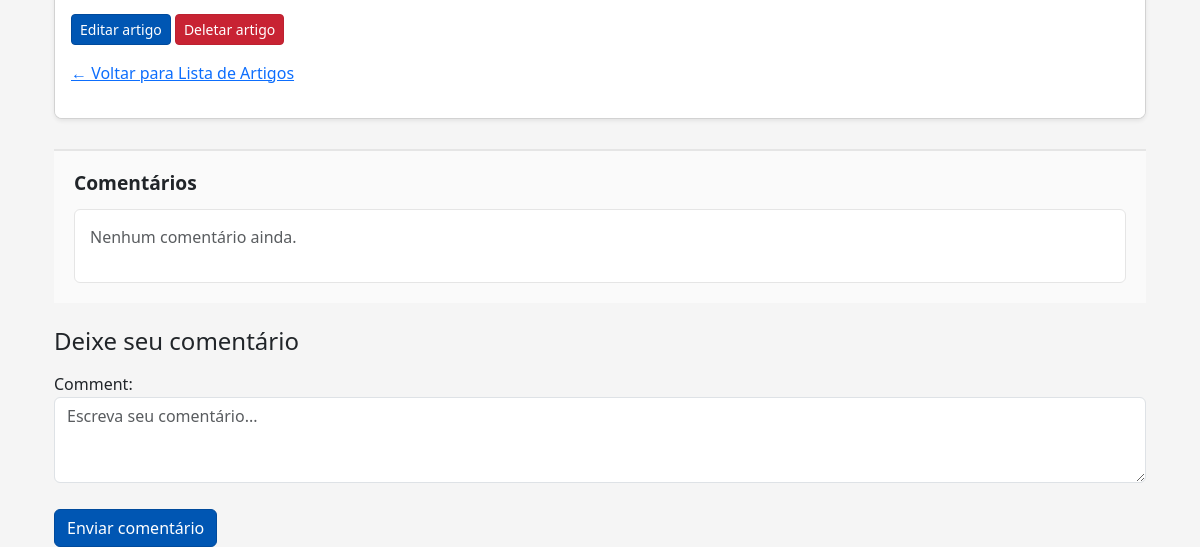
Page /articles/2/ (signed in, lower part) on the earlier database version.
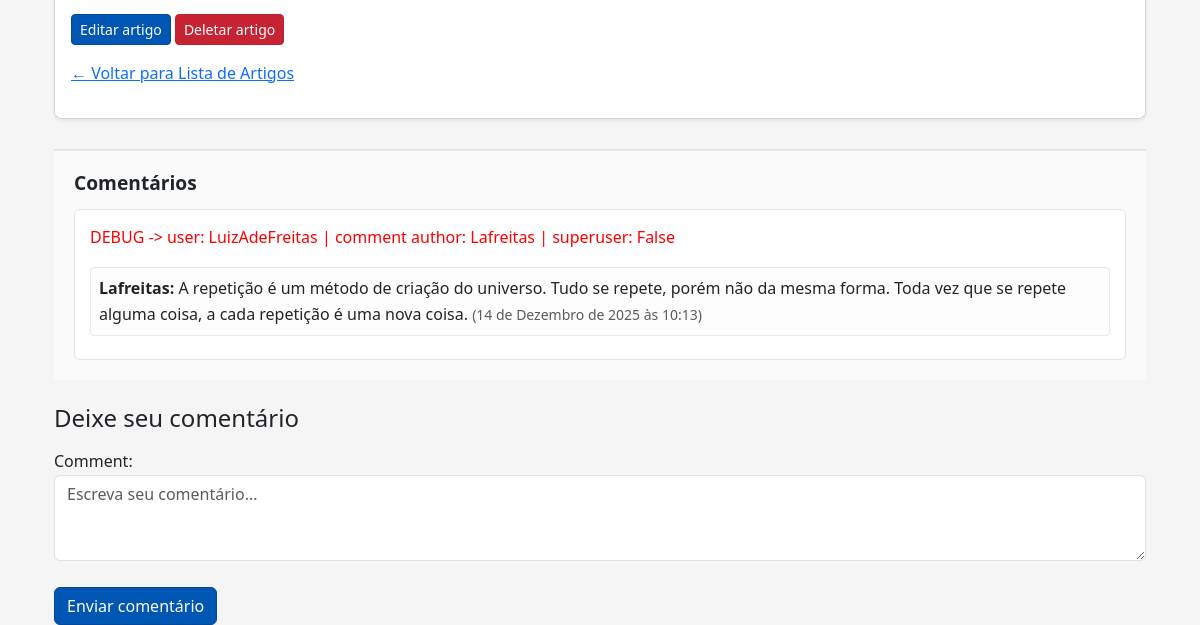
Same page on the later database version.
### articles/models.py (models this page shows, shortened)
class Comment(models.Model):
    article = models.ForeignKey(
        Article,
        related_name='comments',
        on_delete=models.CASCADE
    )
    author = models.ForeignKey(
        get_user_model(),
        on_delete=models.CASCADE
    )
    comment = models.TextField()  # texto do comentário
    date = models.DateTimeField(auto_now_add=True)

### users/models.py (models this page shows)
class CustomUser(AbstractUser):
    age = models.PositiveIntegerField(null=True, blank=True)

### articles/views.py (the view, shortened to what this page needs)
# urls.py: path('<int:pk>/', ArticleDetailView.as_view(), name='article_detail'), # URL pattern for article detail view
class ArticleDetailView(LoginRequiredMixin, DetailView):
    model = Article
    template_name = 'article_detail.html' # specify your template name/location
    login_url = '/accounts/login/'  # redirect to login if not authenticated
    def get_context_data(self, **kwargs):
        context = super().get_context_data(**kwargs)
        context["form"] = CommentForm()
        return context

### articles/forms.py
class CommentForm(forms.ModelForm):
    class Meta:
        model = Comment
        fields = ("comment",)
        widgets = {
            "comment": forms.Textarea(attrs={
                "class": "form-control",
                "rows": 3,
                "placeholder": "Escreva seu comentário..."
            })
        }

### templates/article_detail.html (shortened to what this page needs)
{% extends "base.html" %}
{% load static %}
{% block content %}
<div class="container mt-4">
    <div class="card mb-4 shadow-sm">
        <div class="card-body">
            <div class="mt-3">
                <a href="{% url 'article_edit' object.pk %}" class="btn btn-primary btn-sm">Editar artigo</a>
                <a href="{% url 'article_delete' object.pk %}" class="btn btn-danger btn-sm">Deletar artigo</a>
            </div>
            <p class="mt-3">
                <a href="{% url 'article_list' %}">← Voltar para Lista de Artigos</a>
            </p>
        </div>
    </div>
    <div class="comments-section">
        <h4 class="comments-title">Comentários</h4>
        <div class="comments-list">
            {% if object.comments.count == 0 %}
                <p class="text-muted">Nenhum comentário ainda.</p>
            {% endif %}
            {% for comment in object.comments.all %}
                <p style="color:red;">
                    DEBUG -> user: {{ user }} | comment author: {{ comment.author }} |
                    superuser: {{ user.is_superuser }}
                </p>
                <div class="comment-item mb-2 p-2">
                    <strong>{{ comment.author }}:</strong>
                    <span>{{ comment.comment }}</span>
                    <small class="text-muted"> ({{ comment.date }})</small>
                </div>
            {% endfor %}
        </div>
    </div>
    <div class="mt-4">
        <h4>Deixe seu comentário</h4>
        {% if user.is_authenticated %}
            <form method="POST" class="mt-3">
                {{ form.as_p }}
                <button type="submit" class="btn btn-primary">Enviar comentário</button>
            </form>
        {% else %}
            <p class="text-muted">
                Você precisa <a href="{% url 'login' %}">entrar</a> para comentar.
            </p>
        {% endif %}
    </div>
</div>
{% endblock %}

Differences in the rows shown:
added Comment: author "Lafreitas", comment "A repetição é um método de criação do universo. Tudo se repete, porém não da mesma forma. Toda vez que se repete alguma coisa, a cada repetição é uma nova coisa.", date "14 de Dezembro de 2025 às 10:13"
now on this page (row unchanged): CustomUser: username "LuizAdeFreitas", is_superuser "False"
Other differences:
text no longer shown: "Nenhum comentário ainda."
